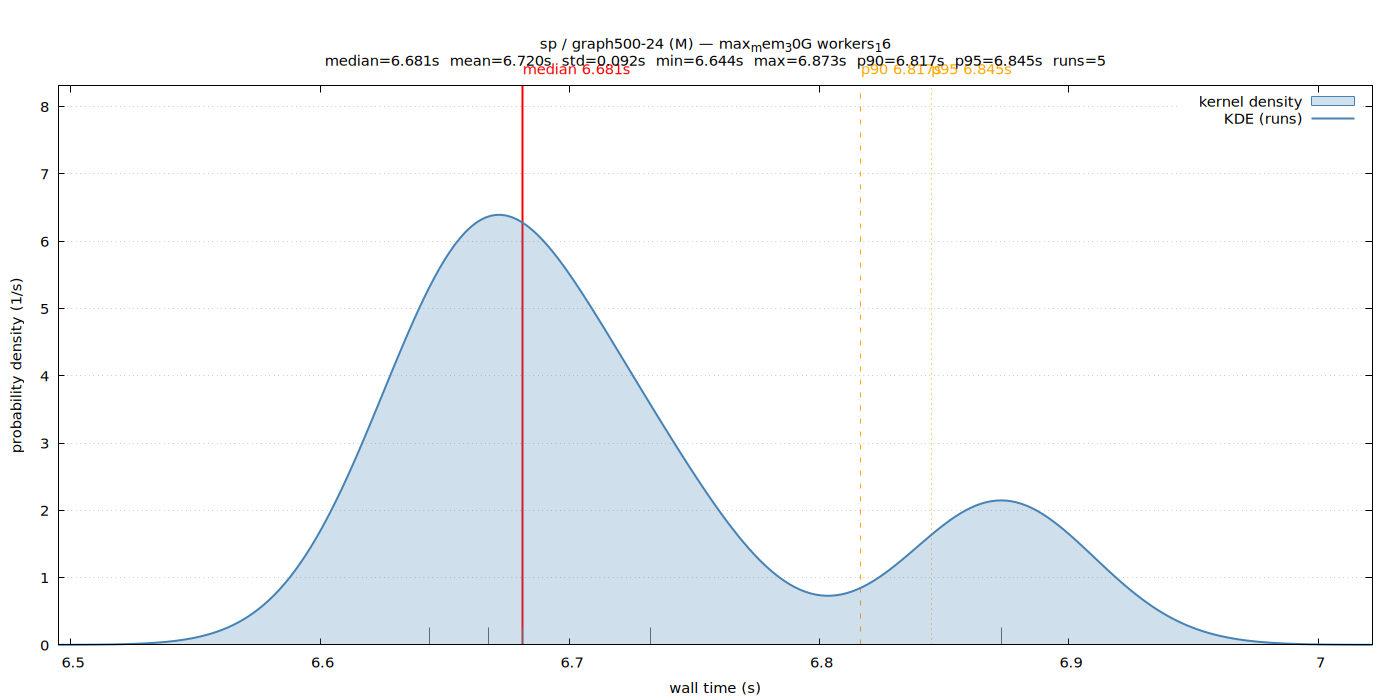

Reproduce this figure in gnuplot.
set terminal pngcairo size 1400,700 enhanced font 'Sans,11'
set output '/home/ubuntu/nvm/gfrs/sp/M/graph500-24/max_mem_30G_workers_16/wall_time.png'
set title "sp / graph500-24 (M) — max_mem_30G workers_16\nmedian=6.681s  mean=6.720s  std=0.092s  min=6.644s  max=6.873s  p90=6.817s  p95=6.845s  runs=5"
set xlabel 'wall time (s)'
set ylabel 'probability density (1/s)'
set tmargin 5
set yrange [0:8.30759]
set xrange [6.494973:7.021843]
set grid y
set key top right
set arrow from 6.681236,0 to 6.681236,8.30759 nohead lc rgb 'red' lw 2
set label 'median 6.681s' at 6.681236,8.30759 offset char 0,1 tc rgb 'red'
set arrow from 6.816809,0 to 6.816809,8.30759 nohead lc rgb 'orange' lw 1 dt 2
set label 'p90 6.817s' at 6.816809,8.30759 offset char 0,1 tc rgb 'orange'
set arrow from 6.844950,0 to 6.844950,8.30759 nohead lc rgb 'orange' lw 1 dt 3
set label 'p95 6.845s' at 6.844950,8.30759 offset char 0,1 tc rgb 'orange'
set arrow from 6.667523,0 to 6.667523,0.255618 nohead lc rgb '#666666' lw 1
set arrow from 6.643725,0 to 6.643725,0.255618 nohead lc rgb '#666666' lw 1
set arrow from 6.732386,0 to 6.732386,0.255618 nohead lc rgb '#666666' lw 1
set arrow from 6.873091,0 to 6.873091,0.255618 nohead lc rgb '#666666' lw 1
set arrow from 6.681236,0 to 6.681236,0.255618 nohead lc rgb '#666666' lw 1
plot '/home/ubuntu/nvm/gfrs/sp/M/graph500-24/max_mem_30G_workers_16/wall_time.dat' using 1:2 with filledcurves y=0 lc rgb '#4682b4' fs transparent solid 0.25 title 'kernel density', \
     '/home/ubuntu/nvm/gfrs/sp/M/graph500-24/max_mem_30G_workers_16/wall_time.dat' using 1:2 with lines lw 2 lc rgb '#4682b4' title 'KDE (runs)'
